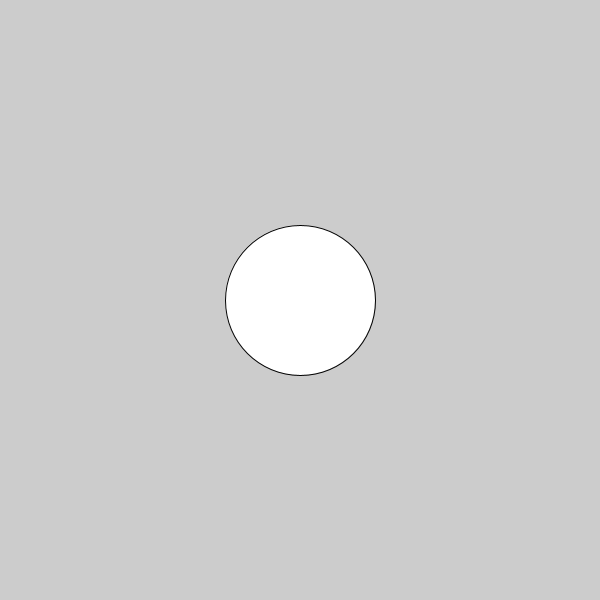
Frame 1 (no input)
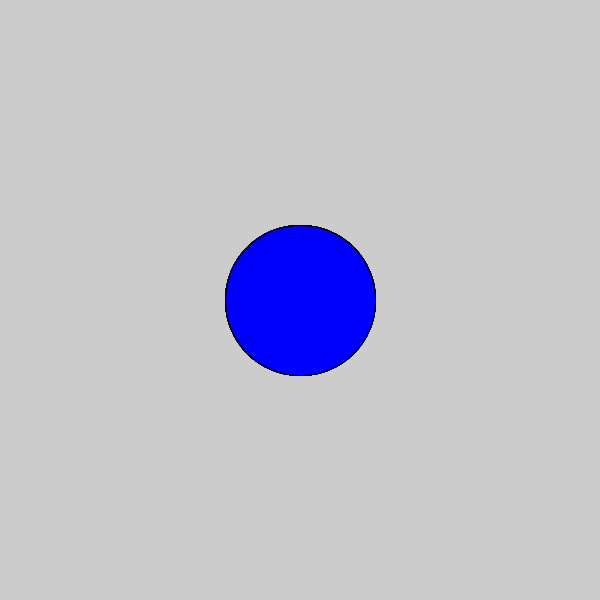
Frame 60 (the mouse pressed at the canvas centre just before this capture)
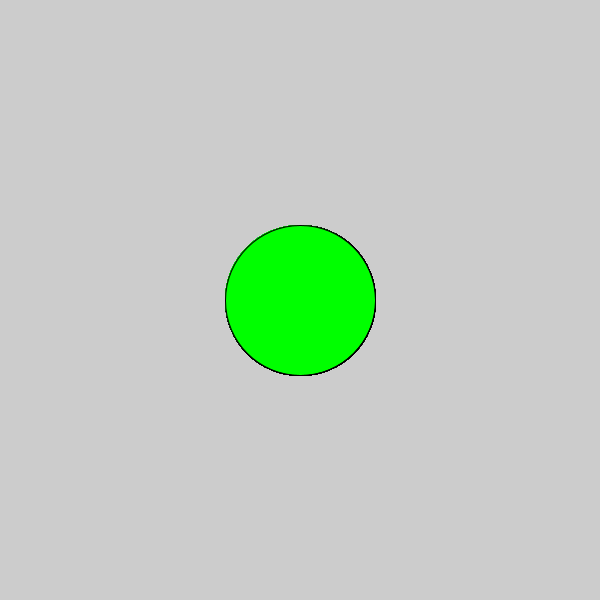
Frame 120 (the mouse held since frame 60 and released just before this capture)

The Processing sketch that drew these frames (run headless with seeded random() and noise(); from frame 60 on, the mouse is pressed at the canvas centre):

// Processing sketch: Logical_Dot
// ── Logical_Dot.pde


void setup() {
  
  size(600,600);
  
}

void draw() {
 /*
  fill(#ff0000);
  */
  ellipse(300,300,150,150);
  if (mousePressed) {
    fill(#00ff00);
  } else {
    fill(#0000ff);
  
  }
}
